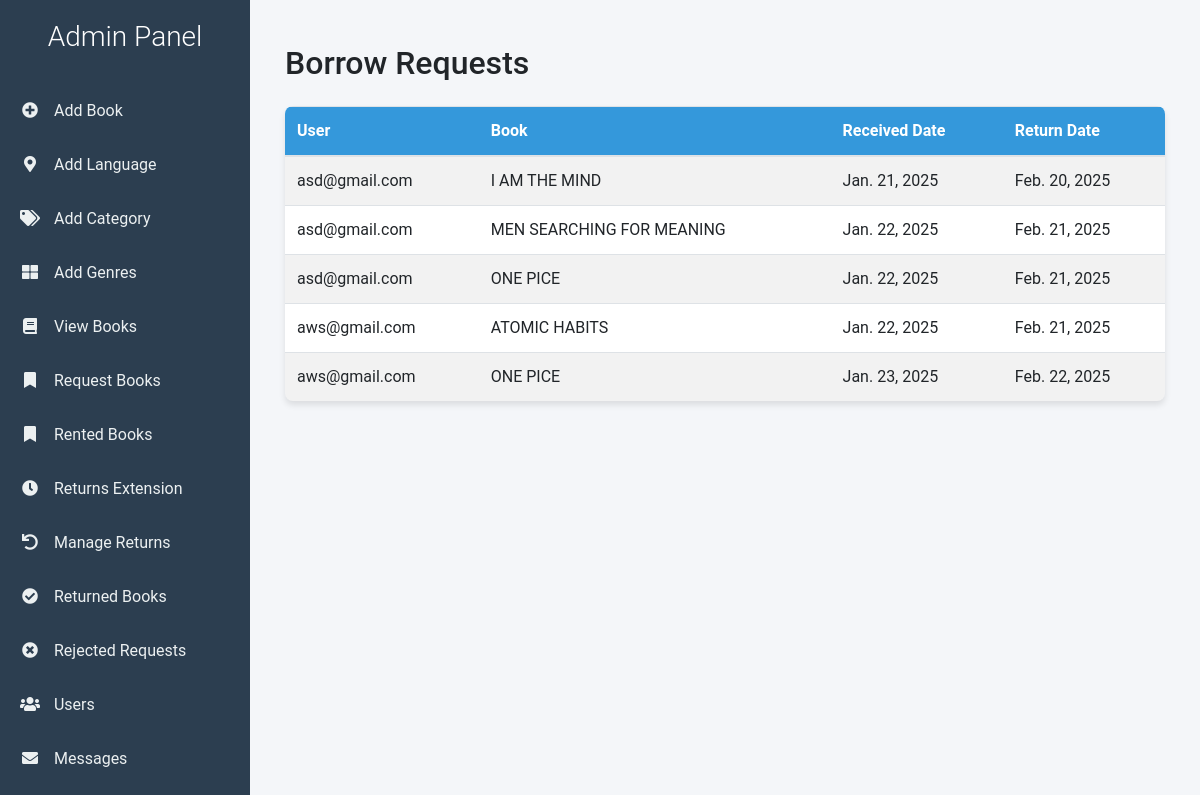
The app's page /rented/, older data.
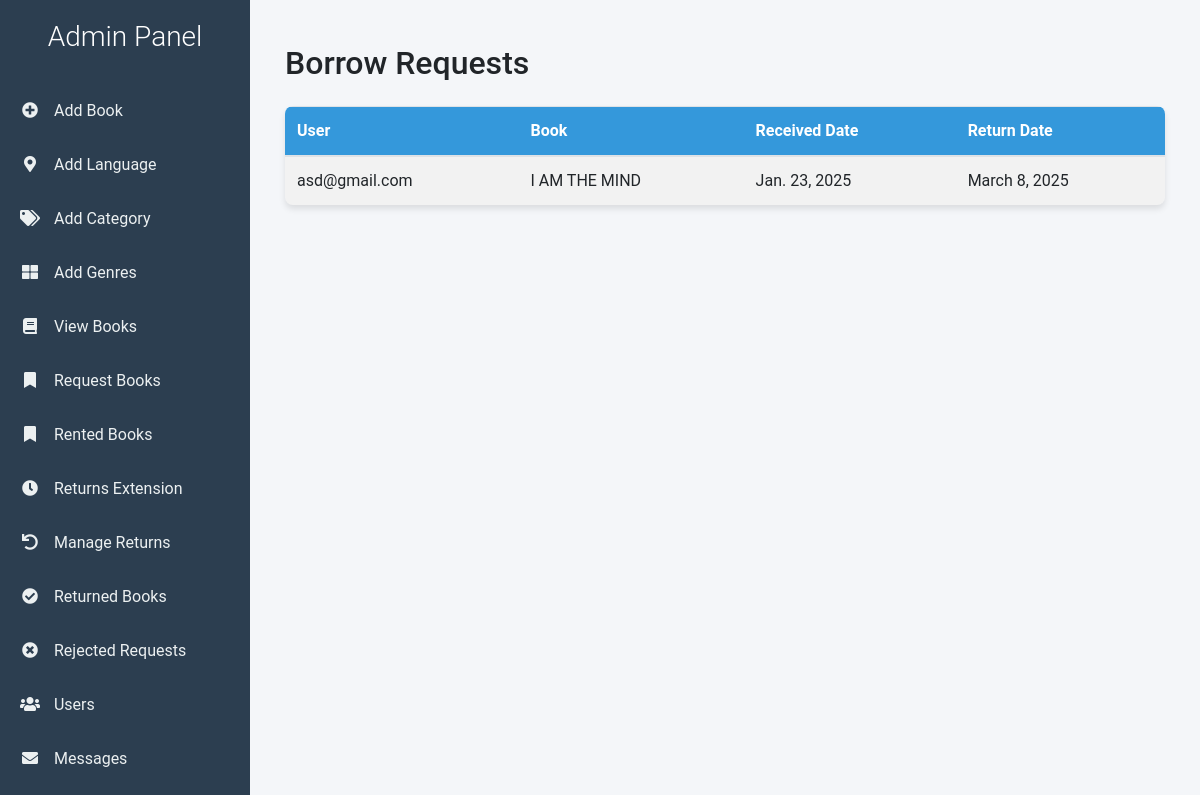
The same page, newer data.
### bookapp/models.py (models this page shows)
class Borrow(models.Model):
    STATUS_CHOICES = [
        ('Pending', 'Pending'),
        ('Approved', 'Approved'),
        ('Rejected', 'Rejected'),
        ('Returned', 'Returned'),
        ('Return Requested', 'Return Requested'),
    ]
    book = models.ForeignKey(books, on_delete=models.CASCADE)
    user = models.ForeignKey(User, on_delete=models.CASCADE)
    request_date = models.DateField(auto_now_add=True)
    approval_date = models.DateField(null=True, blank=True)
    r_date = models.DateField(null=True, blank=True)  # Only set when approved
    status = models.CharField(max_length=20, choices=STATUS_CHOICES, default='Pending')
    return_request_date = models.DateField(null=True, blank=True)  # Date when user requests to return
    return_approval_date = models.DateField(null=True, blank=True)  # Date when admin approves return
    extension_requested_date = models.DateField(null=True, blank=True)
    new_return_date = models.DateField(null=True, blank=True)
    extension_status = models.CharField(
        max_length=20,
        choices=[('Pending', 'Pending'), ('Approved', 'Approved'), ('Rejected', 'Rejected')],
        default='Pending')

class books(models.Model):
    title = models.CharField(max_length=200)
    auther = models.CharField(max_length=200)
    description = models.TextField()
    publication_date = models.DateField()
    location = models.ForeignKey('locations', on_delete=models.CASCADE, null=True, blank=True)
    genre = models.ForeignKey('genres', on_delete=models.CASCADE)
    cover_image = models.FileField()
    available_copies = models.IntegerField(default=2)

### bookapp/views.py (the view)
# urls.py: path('rented/', views.view_rented_books, name='rented'),
def view_rented_books(req):
    borrow= Borrow.objects.filter(status='Approved')
    return render(req, 'admin/view_rented_books.html', {'rented': borrow})

### templates/admin/view_rented_books.html (shortened to what this page needs)
<!DOCTYPE html>
<html lang="en">
<head>
    <link href="https://stackpath.bootstrapcdn.com/bootstrap/4.5.2/css/bootstrap.min.css" rel="stylesheet">
    <link href="https://cdnjs.cloudflare.com/ajax/libs/font-awesome/5.15.3/css/all.min.css" rel="stylesheet">
</head>
<body>
    <div class="wrapper">
        <nav class="sidebar">
            <h3>Admin Panel</h3>
            <a href="../add_books"><i class="fas fa-plus-circle"></i> Add Book</a>
            <a href="../location"><i class="fas fa-map-marker-alt"></i> Add Language</a>
            <a href="../category"><i class="fas fa-tags"></i> Add Category</a>
            <a href="../genres"><i class="fas fa-th-large"></i> Add Genres</a>
            <a href="../view_books"><i class="fas fa-book"></i> View Books</a>
            <a href="../manage_requests"><i class="fas fa-bookmark"></i> Request Books</a>
            <a href="../rented"><i class="fas fa-bookmark"></i> Rented Books</a>
            <a href="../manage-extension-requests"><i class="fas fa-clock"></i> Returns Extension</a>
            <a href="../manage_returns"><i class="fas fa-undo"></i> Manage Returns</a>
            <a href="../books_returns"><i class="fas fa-check-circle"></i> Returned Books</a>
            <a href="../reject"><i class="fas fa-times-circle"></i> Rejected Requests</a>
            <a href="../view_user"><i class="fas fa-users"></i> Users</a>
            <a href="../display_contacts"><i class="fas fa-envelope"></i> Messages</a>
            <a href="../logout"> Logout</a>
        </nav>
        <div class="content">
            <div class="container-fluid mt-4">
                <h2 class="mb-4">Borrow Requests</h2>
                <div class="table-responsive">
                    <table class="table table-striped table-hover">
                        <thead>
                            <tr>
                                <th scope="col">User</th>
                                <th scope="col">Book</th>
                                <th scope="col">Received Date</th>
                                <th scope="col">Return Date</th>
                            </tr>
                        </thead>
                        <tbody>
                            {% for r in rented %}
                            <tr>
                                <td>{{ r.user.username }}</td>
                                <td>{{ r.book.title }}</td>
                                <td>{{ r.approval_date }}</td>
                                <td>{{ r.r_date}}</td>
                            </tr>
                            {% endfor %}
                        </tbody>
                    </table>
                </div>
            </div>
        </div>
    </div>
</body>
</html>

### templates/admin/view_rented_books.html (style rules this page uses)
body { background-color: #f4f6f9; font-family: 'Roboto', sans-serif; }
.wrapper { display: flex; width: 100%; align-items: stretch; }
.sidebar { min-width: 250px; max-width: 250px; background-color: #2c3e50; color: #fff; transition: all 0.3s; position: fixed; height: 100vh; z-index: 999; padding-top: 20px; }
.sidebar h3 { color: #fff; text-align: center; margin-bottom: 30px; font-weight: 300; }
.sidebar a { padding: 15px 20px; text-decoration: none; color: #ecf0f1; display: block; transition: 0.3s; }
.sidebar a i { margin-right: 10px; width: 20px; text-align: center; }
.content { width: calc(100% - 250px); margin-left: 250px; padding: 20px; }
.table-responsive { background-color: white; border-radius: 8px; box-shadow: 0 4px 6px rgba(0,0,0,0.1); }
.table { margin-bottom: 0; }
.table thead { background-color: #3498db; color: white; }
.table-striped tbody tr:nth-of-type(odd) { background-color: rgba(0,0,0,0.05); }

Row changes from the older to the newer data that the page shows:
removed Borrow: user.username "asd@gmail.com", book "I AM THE MIND", approval_date "Jan. 21, 2025", r_date "Feb. 20, 2025"
removed Borrow: user.username "asd@gmail.com", book "MEN SEARCHING FOR MEANING", approval_date "Jan. 22, 2025", r_date "Feb. 21, 2025"
removed Borrow: user.username "asd@gmail.com", book "ONE PICE", approval_date "Jan. 22, 2025", r_date "Feb. 21, 2025"
removed Borrow: user.username "aws@gmail.com", book "ATOMIC HABITS", approval_date "Jan. 22, 2025", r_date "Feb. 21, 2025"
removed Borrow: user.username "aws@gmail.com", book "ONE PICE", approval_date "Jan. 23, 2025", r_date "Feb. 22, 2025"
added Borrow: user.username "asd@gmail.com", book "I AM THE MIND", approval_date "Jan. 23, 2025", r_date "March 8, 2025"
